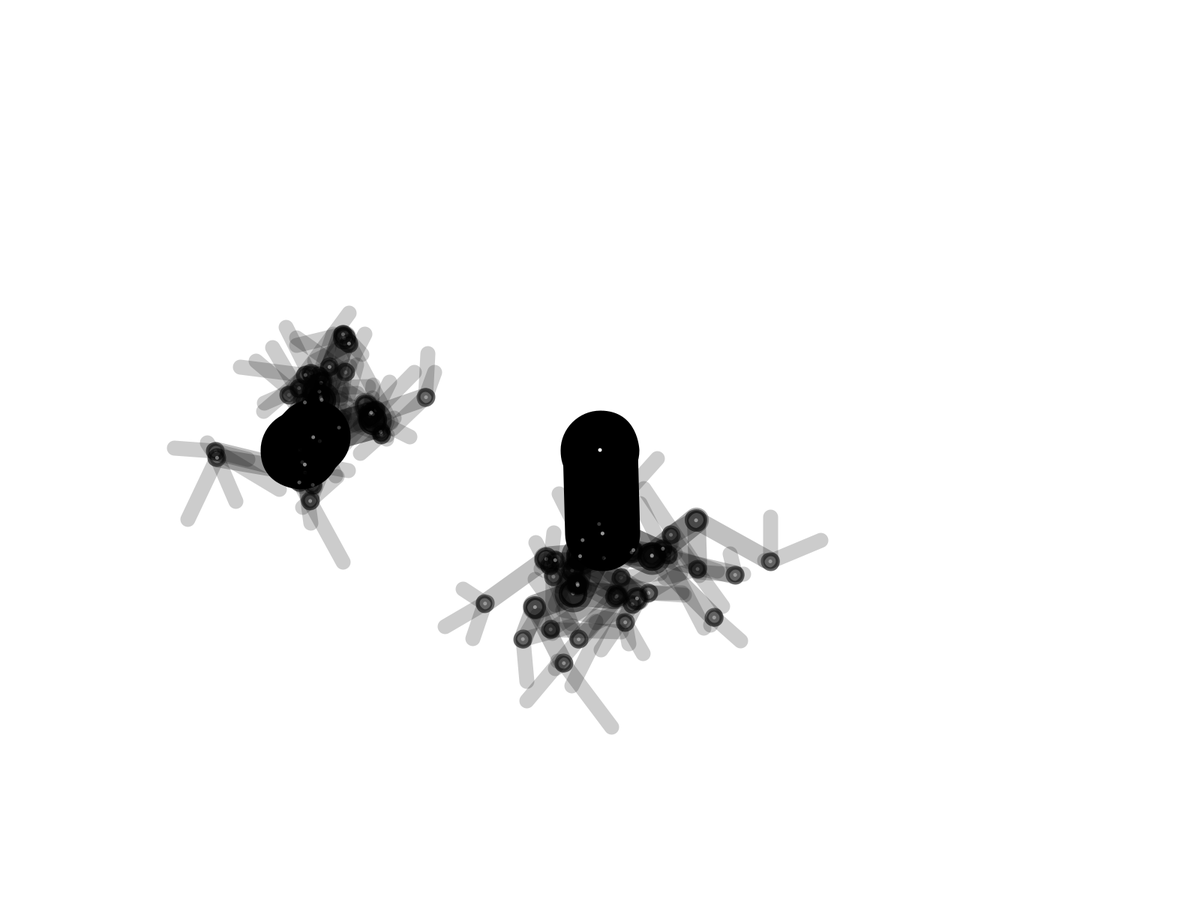
Frame 1 (no input)
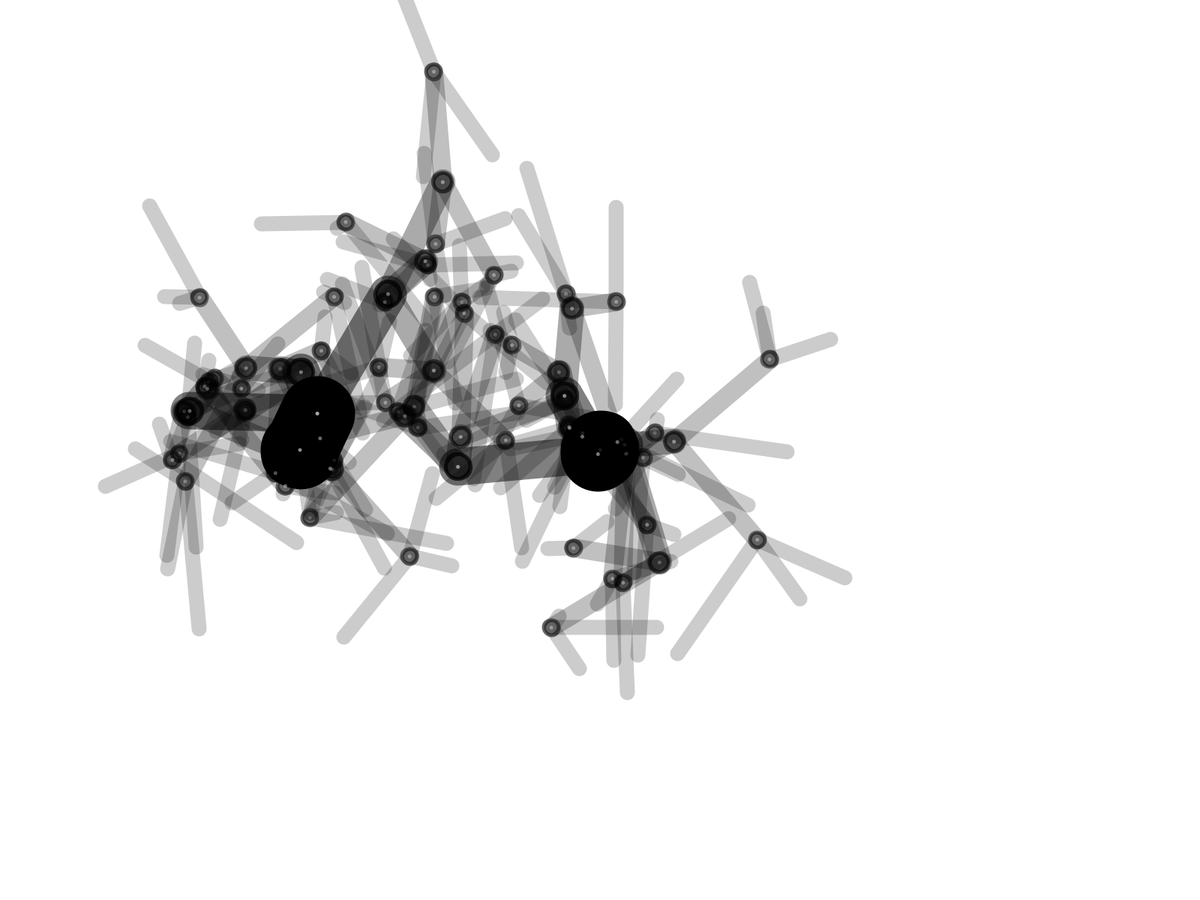
Frame 60 (the mouse pressed at the canvas centre just before this capture)
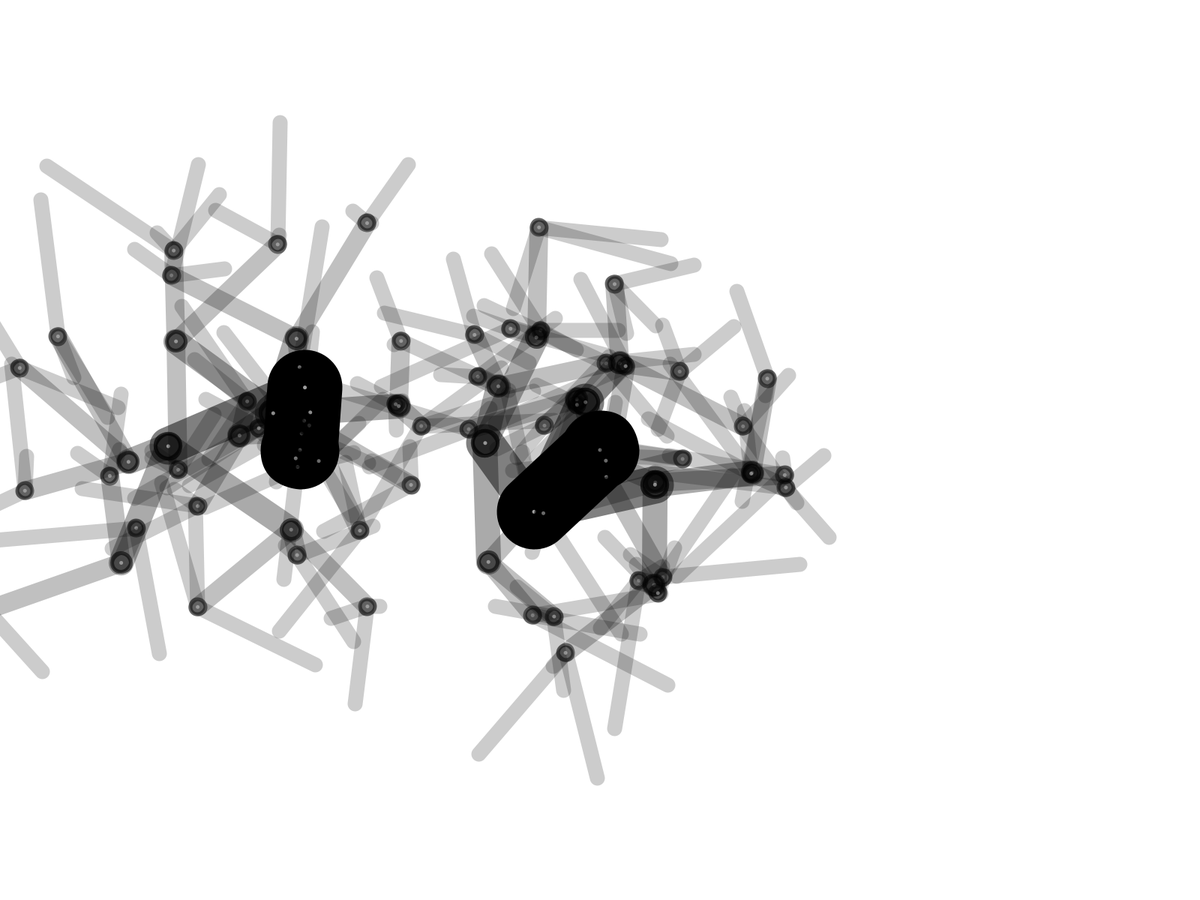
Frame 120 (the mouse held since frame 60 and released just before this capture)

The Processing sketch that drew these frames (run headless with seeded random() and noise(); from frame 60 on, the mouse is pressed at the canvas centre):

// Processing sketch: cogs
// ── cogs.pde
//cog fractal
//I am following "Generative Art; A practical guide using processing" by matt pearson
//http://zenbullets.com/book.php

//Author Ian Hunt-Isaak
//ianhi.github.io
//ianhuntisaak [atNOSPAM] gmail.com
//====================================================================
int _maxLevels=5;
int _numChildren=3;

Branch _trunk,_trunk2;

void setup(){
  //size(750,800);
  fullScreen();
  background(255);
  noFill();
  smooth();
  newTree();
  frameRate(10);
}

void draw(){
  background(255);
  _trunk.updateMe(width/2,height/2);
  _trunk.drawMe();
  _trunk2.updateMe(width/4,height/2);
  _trunk2.drawMe();
  
}
void newTree(){
  _trunk = new Branch(1,0,width/2,width/2);
  _trunk.drawMe();
  _trunk2 = new Branch(1,0,width/2,width/2);
  _trunk2.drawMe();
}
class Branch{
  float level,index;
  float x,y;
  float endx,endy;
  float strokeW,alpha;
  float len,lenChange;
  float rot,rotChange;
  
  Branch[] children = new Branch[0];
  Branch(float lev,float ind,float ex,float why){
    level=lev;
    index=ind;
    strokeW=(1/level)*100;
    alpha=255/level;
    len=(1/level)*random(200);
    rot=random(360);
    lenChange=random(-10,10);
    rotChange=random(-5,5);
    updateMe(ex,why);
    if(level<_maxLevels){
      children=new Branch[_numChildren];
      for(int i=0;i<_numChildren;i++){
        children[i] = new Branch(level+1,i,endx,endy);
      }
    }
  }
  void updateMe(float ex,float why){
    x=ex;
    y=why;
    
    rot+=rotChange;
    if(rot>360) rot=0;
    else if(rot<0) rot=360;
    len -=lenChange;
    if(len<0 || len>200) lenChange*=-1;
    
    float radian =radians(rot);
    endx = x+len*cos(radian);
    endy = y+len*sin(radian);
    
    for(int i=0;i<children.length;i++){
      children[i].updateMe(endx,endy);
    }
  }
  void drawMe(){
    stroke(0,alpha);
    strokeWeight(strokeW);
    fill(255,alpha);
    line(x,y,endx,endy);
    ellipse(x,y,5,5);
    
    for(int i=0;i<children.length;i++){
      children[i].updateMe(endx,endy);
      children[i].drawMe();
    }
  }
}
